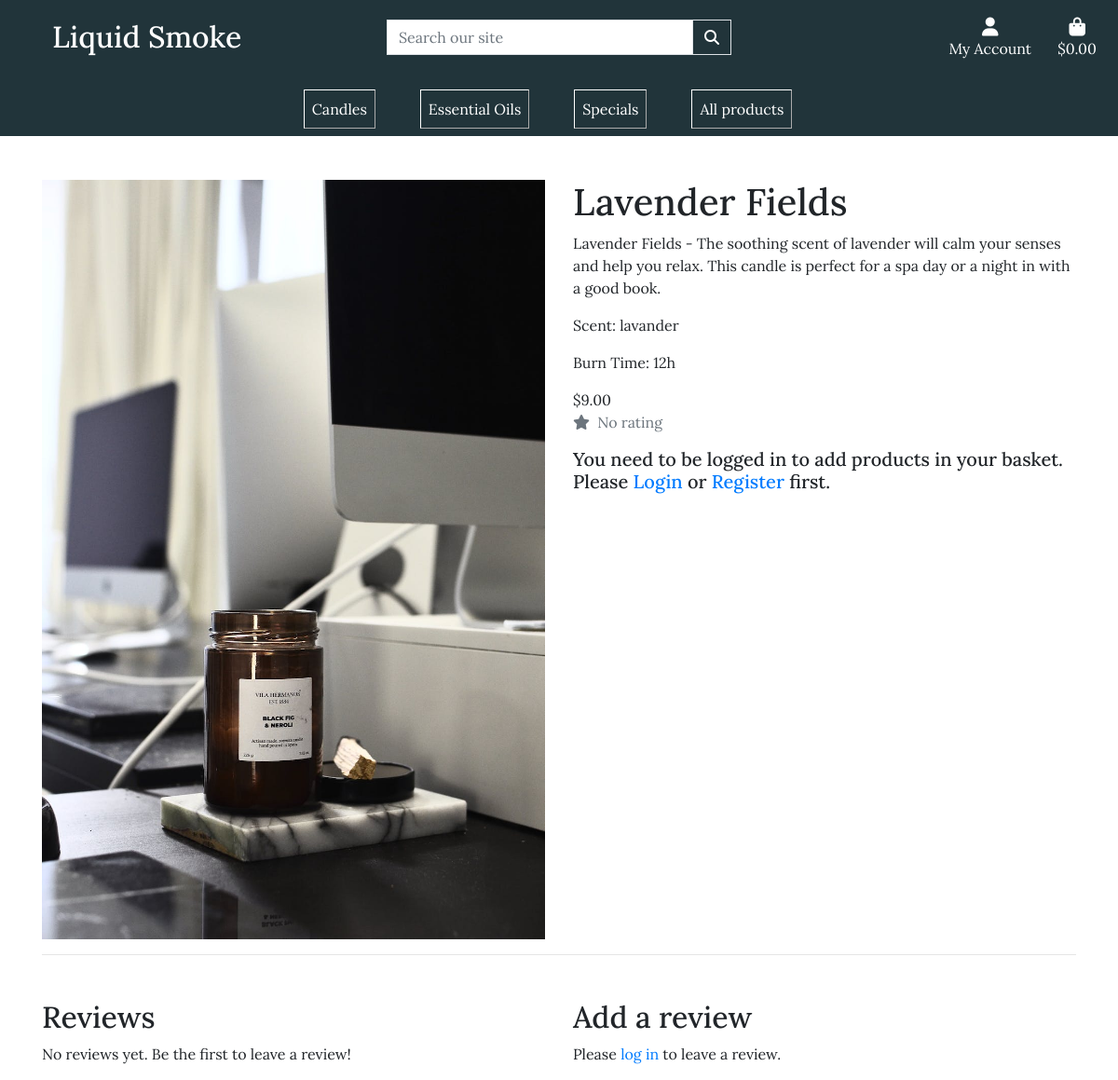
Screenshot of /product/4/ with the database file from the repository.
### catalog/models.py (models this page shows, shortened)
class Product(models.Model):
    name = models.CharField(max_length=255)
    description = models.TextField()
    price = models.DecimalField(max_digits=6, decimal_places=2)
    discounted_price = models.DecimalField(max_digits=6,
                                           decimal_places=2,
                                           null=True,
                                           blank=True)
    image = models.ImageField(upload_to='product_images/')
    is_available = models.BooleanField(default=True)
    categories = models.ManyToManyField(Category, blank=True)
    class Meta:
        verbose_name_plural = 'products'
    def avg_rating(self):
        reviews = self.reviews.filter(approved=True)
        if reviews.count() > 0:
            return reviews.aggregate(Avg('rating'))['rating__avg']
        else:
            return None

class Candle(Product):
    scent = models.CharField(max_length=255)
    burn_time = models.CharField(max_length=50)

### catalog/views.py (the view)
def product_details(request, product_id):
    product = get_object_or_404(Product, pk=product_id)
    if request.method == 'POST':
        if 'review_form' in request.POST:
            form = ReviewForm(request.POST)
            if form.is_valid():
                review = Review(
                    product=product,
                    user=request.user,
                    title=form.cleaned_data['title'],
                    body=form.cleaned_data['body'],
                    rating=form.cleaned_data['rating']
                )
                review.save()
        else:
            form = ReviewForm()
    else:
        form = ReviewForm()
    reviews = Review.objects.filter(product=product, approved=True)
    context = {
        'product': product,
        'reviews': reviews,
        'form': form,
    }
    return render(request, 'home/product_details.html', context)

### catalog/forms.py
class ReviewForm(forms.ModelForm):
    class Meta:
        model = Review
        fields = ('title', 'body', 'rating')
        labels = {
            'title': 'Title',
            'body': 'Body',
            'rating': 'Rating',
        }
        widgets = {
            'title': forms.TextInput(attrs={'class': 'form-control'}),
            'body': forms.Textarea(attrs={'class': 'form-control'}),
            'rating': forms.Select(attrs={'class': 'form-control'}),
        }

### catalog/templates/home/product_details.html (shortened to what this page needs)
{% extends 'base.html' %}
{% load custom_filters %}
{% load crispy_forms_tags %}
{% block content %}
<div class="container my-5">
    <div class="row">
        <div class="col-md-6">
            <img src="{{ product.image.url }}" alt="{{ product.name }}" class="img-fluid">
        </div>
        <div class="col-md-6">
            <h1>{{ product.name }}</h1>
            <p>{{ product.description }}</p>
            {% if product.candle %}
            <p class="card-text">Scent: {{ product.candle.scent }}</p>
            <p class="card-text">Burn Time: {{ product.candle.burn_time }}</p>
            {% elif product.essentialoil %}
            <p class="card-text">Scent: {{ product.essentialoil.scent }}</p>
            <p class="card-text">Volume: {{ product.essentialoil.volume }}</p>
            {% endif %}
            {% if product.discounted_price %}
            <del>${{ product.price }}</del> <span class="discount">${{ product.discounted_price }}</span>
            {% else %}
            ${{ product.price }}
            {% endif %}
            <p class="text-muted">
                <i class="fas fa-star mr-1"></i>
                {% if product.avg_rating %}
                  {{ product.avg_rating|floatformat:1 }} / 5
                {% else %}
                  No rating
                {% endif %}
              </p>
            {% if request.user.is_authenticated %}
            <form method="POST" action="{% url 'add_to_basket' product.id %}">
                {% csrf_token %}
                <input type="hidden" name="product_id" value="{{ product.id }}">
                <label for="quantity">Quantity:</label>
                <select id="quantity" name="quantity">
                    {% for i in 10|make_range:1 %}
                    <option value="{{ i }}">{{ i }}</option>
                    {% endfor %}
                </select>
                <button type="submit" class="btn btn-primary">Add to Basket</button>
            </form>
            {% else %}
            <h5>You need to be logged in to add products in your basket. Please <a href="{% url 'account_login' %}">Login</a> or <a href="{% url 'account_signup' %}">Register</a> first.</h5>
            {% endif %}
        </div>
    </div>
    <hr>
    <div class="row my-5">
        <div class="col-md-6">
            <h2>Reviews</h2>
            {% if reviews %}
                <ul>
                    {% for review in reviews %}
                        <li>
                            <p><i class="fas fa-star mr-1"></i>{{ review.rating }} / 5</p>
                            <p><strong>{{ review.title }}</strong></p>
                            <p>{{ review.body }}</p>
                            <small>Posted by {{ review.user.username }} on {{ review.created_at }}</small>
                        </li>
                    {% endfor %}
                </ul>
            {% else %}
                <p>No reviews yet. Be the first to leave a review!</p>
            {% endif %}
        </div>
        <div class="col-md-6">
            <h2>Add a review</h2>
            {% if request.user.is_authenticated %}
            <form method="POST" action="">
                {% csrf_token %}
                <div class="form-group">
                    <label for="id_title">Title</label>
                    <input type="text" class="form-control" id="id_title" name="title" required>
                </div>
                <div class="form-group">
                    <label for="id_body">Body</label>
                    <textarea class="form-control" id="id_body" name="body" rows="3" required></textarea>
                </div>
                <div class="form-group">
                    <label for="id_rating">Rating</label>
                    <select class="form-control" id="id_rating" name="rating" required>
                        {% for i in 5|make_range:1 %}
                        <option value="{{ i }}">{{ i }}</option>
                        {% endfor %}
                    </select>
                </div>
                <button type="submit" class="btn btn-primary" name="review_form">Submit</button>
            </form>
            {% else %}
            <p>Please <a href="{% url 'account_login' %}">log in</a> to leave a review.</p>
            {% endif %}
        </div>
    </div>
</div>
{% endblock %}

### static/css/base.css (style rules this page uses)
html { height: 100%; scroll-behavior: smooth; }
body { padding-top: 145px; font-family: 'Lora', serif; font-size: 1rem; }

### rows the page displays
Product: image (picture), name "Lavender Fields", description "Lavender Fields - The soothing scent of lavender will calm your senses and help you relax. This candle is perfect for a spa day or a night in with a good book.", candle.scent "lavander", candle.burn_time "12h", price "9.00"
